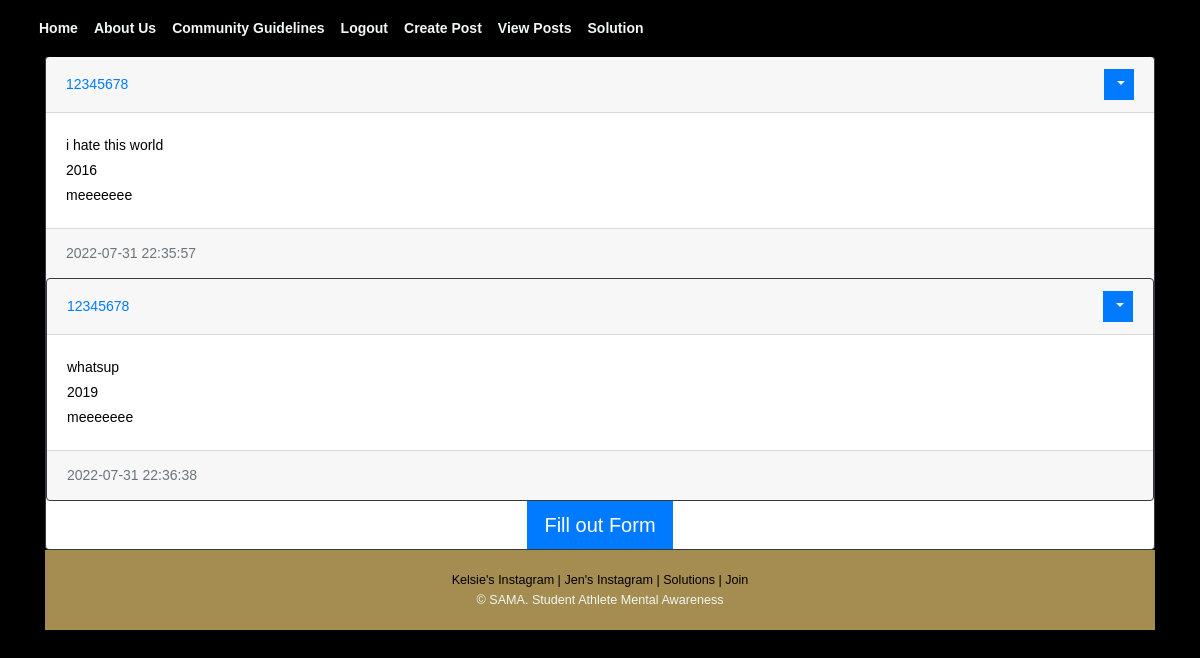
The app's page /view_posts/ (signed in) with its own data.
### website/models.py (models this page shows)
class Post(db.Model):
    id = db.Column(db.Integer, primary_key=True)
    text = db.Column(db.Text, nullable=False)
    categ = db.Column(db.Text, nullable=True)
    browser = db.Column(db.Text, nullable=True)
    date_created = db.Column(db.DateTime(timezone=True), default=func.now())
    author = db.Column(db.Integer, db.ForeignKey('user.id', ondelete="CASCADE"), nullable=False)

class User(db.Model, UserMixin):
    id = db.Column(db.Integer, primary_key=True)
    email = db.Column(db.String(150), unique=True)
    username = db.Column(db.String(150), unique=True)
    password = db.Column(db.String(150))
    date_created = db.Column(db.DateTime(timezone=True), default=func.now())
    posts = db.relationship('Post', backref='user', passive_deletes=True)

### website/views.py (the view)
@views.route("/view_posts/", methods = ["GET"])
@login_required
def view_posts():
    posts = Post.query.all()
    return render_template("view_posts.html", user=current_user, posts=posts)

### website/__init__.py (called while the page is built)
def create_app():
    app = Flask(__name__)
    app.config['SECRET_KEY'] = "helloworld"
    app.config['SQLALCHEMY_DATABASE_URI'] = f'sqlite:///{DB_NAME}'
    db.init_app(app)
    from .views import views
    from .auth import auth
    app.register_blueprint(views, url_prefix="/")
    app.register_blueprint(auth, url_prefix="/")
    from .models import User, Post
    create_database(app)
    login_manager = LoginManager()
    login_manager.login_view = "auth.login"
    login_manager.init_app(app)
    @login_manager.user_loader
    def load_user(id):
        return User.query.get(int(id))
    return app

### website/templates/view_posts.html (shortened to what this page needs)
{% extends "posts_div.html" %} {% block title %}View Posts
    <link rel="stylesheet" href="{{ url_for('static', filename='plugins/bootstrap/bootstrap.min.css') }}">
    <link rel="stylesheet" href="{{ url_for('static', filename='plugins/owl-carousel/owl.carousel.css') }}">
    <link rel="stylesheet" href="{{ url_for('static', filename='plugins/magnific-popup/magnific-popup.css') }}">
    <link rel="stylesheet" href="{{ url_for('static', filename='styles/style.css') }}">
</head>
{% endblock %}

### website/templates/posts_div.html (shortened to what this page needs)
{% extends "base.html" %} {% block title %}Home{% endblock %} {% block content
%}
<h1 align="center">{% block header %}Posts{% endblock %}</h1>
<div id="posts">
    {% for post in posts %}
    {% if user.id == post.author %}
    <div class="card border-dark">
        <div class="card-header d-flex justify-content-between align-items-center">
            <a href="/posts/{{post.user.username}}">{{post.user.username}}</a>
            <div class=""btn-group>
                <button type="button" class="btn btn-sm btn-primary dropdown-toggle" data-bs-toggle="dropdown">
                </button>
            </div>
        </div>
        <div class="card-body">
            <div class="card-text">{{post.text}}</div>
            <div class="card-text">{{post.categ}}</div>
            <div class="card-text">{{post.browser}}</div>
        </div>
        <div class="card-footer text-muted">
            {{post.date_created}}
        </div>
    {% endif %}
    {% endfor %}
    </div>
    {% block footer %}
<div align="center">
    <a href="/create-post">
        <button type="button" class="btn btn-primary btn-lg">
            Fill out Form
        </button></a>
</div>
</div>
{% endblock %} {% endblock %}

### website/templates/base.html (shortened to what this page needs)
<!DOCTYPE html>
<html lang="en">
  <head>
    <link
      href="https://cdn.jsdelivr.net/npm/bootstrap@5.0.2/dist/css/bootstrap.min.css"
      rel="stylesheet"
    />
    <title>{% block title %}{% endblock %}</title>
  </head>
  <body>
    <nav class="navbar navbar-expand-lg navbar-light">
      <div class="container-fluid">
        <div class="collapse navbar-collapse" id="navbar">
          <div class="navbar-nav">
            <a class="nav-item nav-link" href="/home">Home</a>
            <a class="nav-item nav-link" href="/about_us">About Us</a>
            <a class="nav-item nav-link" href="/community_guidelines">Community Guidelines</a>
          {% if user.is_authenticated%}
            <a class="nav-item nav-link" href="/logout">Logout</a>
            <a class="nav-item nav-link" href="/create-post">Create Post</a>
            <a class="nav-item nav-link" href="/view_posts/">View Posts</a>
            <a class="nav-item nav-link" href="/solutions/">Solution</a>
            {%else%}
            <a class="nav-item nav-link" href="/login">Login</a>
            <a class="nav-item nav-link" href="/sign-up">Sign Up</a>
            {%endif%}
          </div>
        </div>
      </div>
    </nav>
    <div class="container">{% block content %}{% endblock %}</div>
      <footer class="l-footer layout_compact" itemscope="itemscope" itemtype="https://schema.org/WPFooter">
	<div class="l-subfooter at_bottom">
		<div class="l-subfooter-h i-cf">
			<div class="w-menu "><div class="w-menu-list">
              <a class="w-menu-item menu-item menu-item-type-post_type menu-item-object-page"  href="https://www.instagram.com/kelsieschwager/?hl=en">
              <span>Kelsie's Instagram | </span>
            </a>
              <a class="w-menu-item menu-item menu-item-type-custom menu-item-object-custom"  href="https://www.instagram.com/jbartlett_10/">
                <span>Jen's Instagram | </span>
              </a>
              <a class="w-menu-item menu-item menu-item-type-custom menu-item-object-custom"  href="/solutions">
                <span>Solutions | </span></a>
              <a class="w-menu-item menu-item menu-item-type-custom menu-item-object-custom"  href="/sign-up">
                <span>Join</span>
              </a>
            </div>
            </div>
			<div class="w-copyright">© SAMA. Student Athlete Mental Awareness </div>
		</div>
	</div>
</footer>
  </body>
</html>

### website/static/styles/style.css (style rules this page uses)
body { font-size: 14px; font-weight: 300; line-height: 25px; color: #F0F7F4; font-family: "Quicksand", sans-serif; -webkit-font-smoothing: antialiased; background-color: #000; }
div { display: block; }
h1, h2, h3, h4, h5, h6 { font-weight: 300; margin: 0px; color: #A58C50; }
h1, .h1 { font-size: 44px; line-height: 56px; }
a { transition: all 0.2s ease-in-out 0s; }
span { color: black; }
a, a:active, a:focus, a:active { text-decoration: none; }
.btn { border-radius: 0; }
.navbar { position: fixed; background-color: #000; width: 100%; z-index: 100; }
.nav-link { font-size: 14px; font-weight: bold; }
.navbar-light .navbar-nav .nav-link { color: #F0F7F4; }
footer { text-align: center; background: #f4f4f4; padding: 50px 0px; }
.card-text { color:black; }
.l-footer.layout_compact { bottom: 0; width: 100%; font-size: 0.9em; line-height: 20px; text-align: center; padding-top: 20px; padding-bottom: 20px; background-color: #A58C50; }
.l-subfooter.at_bottom { background-color: #A58C50; }
.l-subfooter { padding-left: 40px; padding-right: 40px; }
.l-subfooter { position: relative; margin: 0 auto; }

### records on screen
Post: user.username "12345678", text "i hate this world", categ "2016", browser "meeeeeee", date_created "2022-07-31 22:35:57"
Post: user.username "12345678", text "whatsup", categ "2019", browser "meeeeeee", date_created "2022-07-31 22:36:38"
